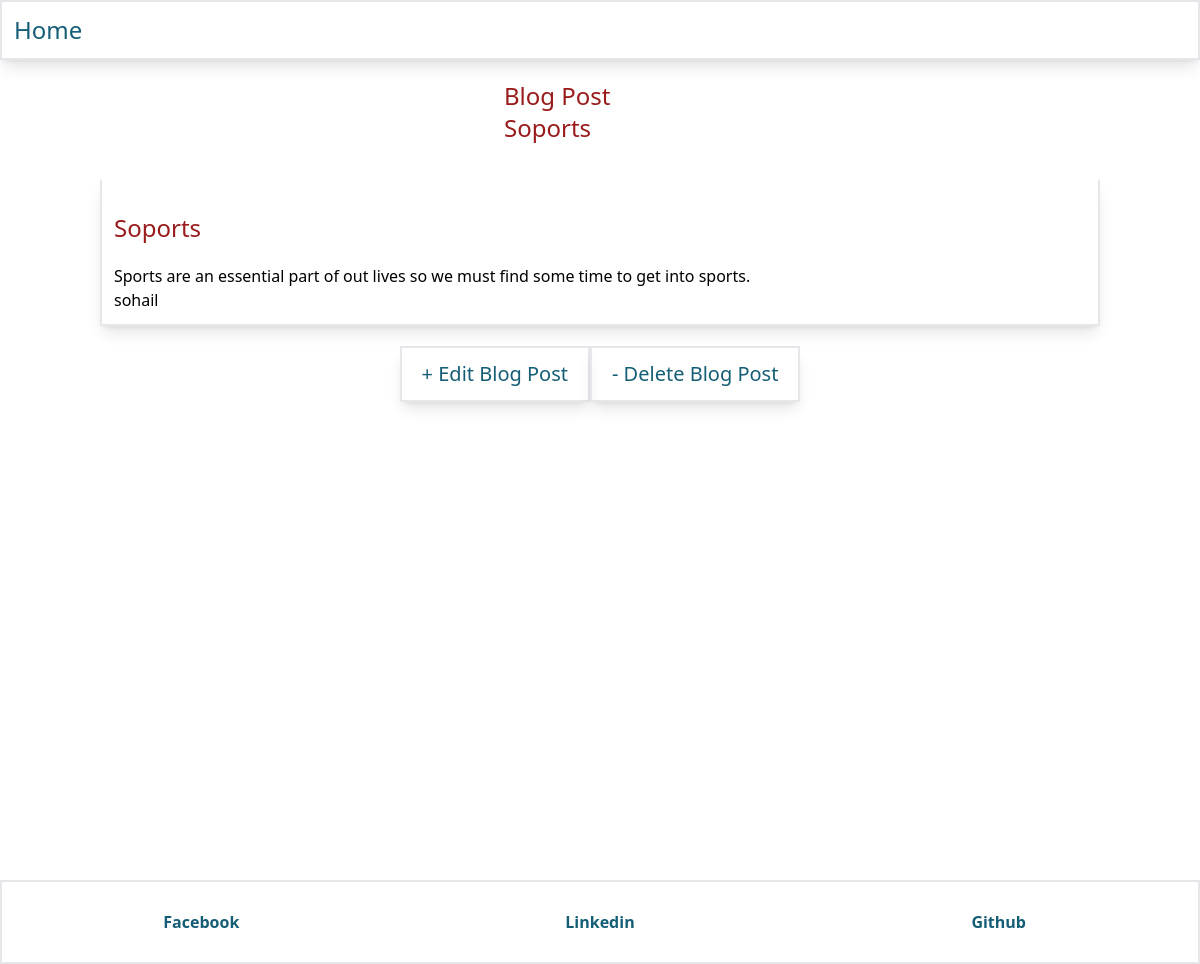
The page /post/8/ on the database its author committed.
### blogs/models.py (models this page shows, shortened)
class Post(models.Model):
    title = models.CharField(max_length=200)
    description = models.CharField(max_length=400)
    auther = models.ForeignKey('auth.User', on_delete=models.CASCADE)
    body = models.TextField()
    created = models.DateTimeField(auto_now_add=True)
    updated = models.DateTimeField(auto_now=True)
    role = models.CharField(max_length=20, choices=BLOG_USER_CHOICES, default='owner')

### blogs/views.py (the view)
# urls.py: path('post/<int:post_pk>/', blog_detail_view,  name='blog_detail'),
def blog_detail_view(request, post_pk):
    post = Post.objects.filter(id=post_pk)
    post_title = post[0].title
    post_auther = post[0].auther
    post_body = post[0].body
    post_id = post[0].id
    template_name = 'detail.html'
    template_dict = {
        'post_title': post_title,
        'post_auther': post_auther,
        'post_body': post_body,
        'post_id': post_id
        }
    return render(request, template_name, template_dict)

### templates/detail.html (shortened to what this page needs)
{% extends 'base.html' %}
{% block content %}
<div class="h-20 my-5 mx-auto w-96 ">
    <h1 class="text-2xl text-red-800 my-5 mx-auto w-48  h-20">Blog Post {{post_title}}</h1>
</div>
<div class="flex justify-center">
   <div class="border-2 border-t-0 p-3 w-10/12 shadow-lg">
        <h2 class="text-2xl text-red-800 my-5">{{post_title}}</h2>
        <p>{{post_body}}</p>
        <p>{{post_auther}}</p>
    </div>
</div>
<div class="flex justify-center py-5">
    <a class="text-xl text-cyan-800 border-2 px-5 hover:text-red-800 py-3 px-5 shadow-lg" href="{% url 'blog_edit' post_id %}">+ Edit Blog Post</a>
    <a class="text-xl text-cyan-800 border-2 px-5 hover:text-red-800 py-3 px-5 shadow-lg block" href="{% url 'blog_delete' post_id %}">- Delete Blog Post</a>
</div>
{% endblock %}

### rows shown on the page
Post: title "Soports", body "Sports are an essential part of out lives so we must find some time to get into sports."

### other values the page prints
{{ post_auther }} "sohail"
